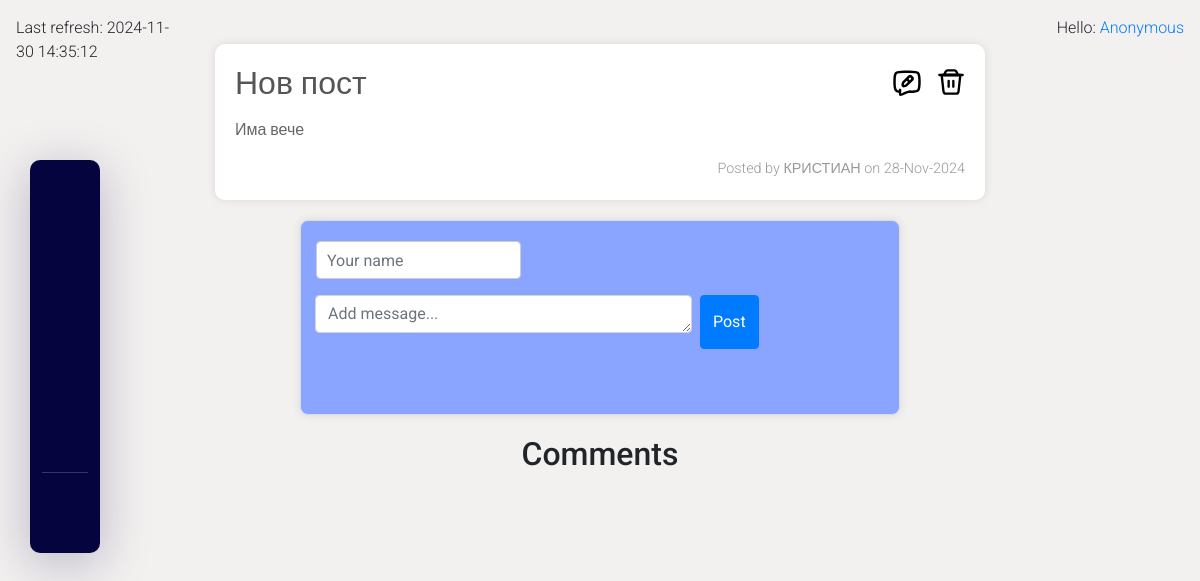
Screenshot of /4/details-post/ with the database file from the repository.
### forumApp/posts/models.py (models this page shows)
class Post(models.Model):
    TITLE_MAX_LENGTH = 100
    title = models.CharField(
        max_length=TITLE_MAX_LENGTH,
    )
    content = models.TextField(
        validators=(
            BadLanguageValidator(),
        )
    )
    author = models.CharField(
        max_length=30
    )
    created_at = models.DateTimeField(
        auto_now_add=True,
    )
    approved = models.BooleanField(
        default=False,
    )
    languages = models.CharField(
        max_length=20,
        choices=LanguageChoice.choices,
        default=LanguageChoice.OTHER,
    )
    image = models.ImageField(
        upload_to='post_images/',
        blank=True,
        null=True,
    )

### forumApp/posts/views.py (the view)
# urls.py: path('details-post/', PostDetailView.as_view(), name='details-post'),
class PostDetailView(DetailView):
    model = Post
    template_name = 'posts/details-post.html'
    def get_context_data(self, **kwargs):
        context = super().get_context_data(**kwargs)
        context['formset'] = CommentFormSet()
        return context
    def post(self, request, *args, **kwargs):
        post = self.get_object()
        formset = CommentFormSet(request.POST or None)
        if formset.is_valid():
            for form in formset:
                if form.cleaned_data:
                    comment = form.save(commit=False)
                    comment.post = post
                    comment.save()
            return redirect('details-post', pk=post.id)
        context = self.get_context_data()
        context['formset'] = formset
        return self.render_to_response(context)

### forumApp/posts/templatetags/current_time.py (called while the page is built)
@register.simple_tag(name='current_time')
def current_time(format_string='%Y-%m-%d %H:%M:%S'):
    return datetime.now().strftime(format_string)

### forumApp/posts/templatetags/markdown_extras.py (called while the page is built)
@register.filter(name='markdown')
def markdown_format(text):
    return mark_safe(markdown.markdown(text))

### templates/posts/details-post.html (shortened to what this page needs)
{% extends 'common/base.html' %}
{% load crispy_forms_filters %}
{% load static %}
{% load markdown_extras %}
{% block content %}
    <div class="posts">
        <div class="post">
            <div class="header">
                <h2>{{ post.title|capfirst }}</h2>
                <div class="icons">
                    <a href="{% url 'edit-post' post.pk %}">
                    </a>
                    <a href="{% url 'delete-post' post.pk %}">
                    </a>
                </div>
            </div>
            {% if not post.content %}
                <p>{% lorem 3 p %}</p>
            {% else %}
                <p>{{ post.content|markdown }}</p>
            {% endif %}
            <div class="post-meta">
                <span>Posted by {{ post.author|default:"anonymous" }} on {{ post.created_at|date:"d-M-Y" }}</span>
            </div>
        </div>
        <form method="post" class="form-inline">
            <div class="input-group">
                {% for form in formset %}
                    <div class="form-row">
                        {{ form.author|as_crispy_field }}
                        <div class="input-group-append">
                            {{ form.content|as_crispy_field }}
                            <button class="btn btn-primary ml-2" type="submit">Post</button>
                        </div>
                    </div>
                {% endfor %}
            </div>
        </form>
        <h2>Comments</h2>
    </div>
{% endblock %}

### static/css/forms.css (style rules this page uses)
form { width: 100%; max-width: 600px; margin: 0 auto; padding: 20px; background-color: #89a5ff; border: 1px solid #ddd; border-radius: 8px; box-shadow: 0 0 10px rgba(0, 0, 0, 0.1); }
form div { margin-bottom: 15px; }
form input[type="text"], form textarea { width: 100%; padding: 10px; font-size: 16px; border: 1px solid #ccc; border-radius: 4px; }
form textarea { resize: vertical; }

### static/css/posts.css (style rules this page uses)
body { font-family: "Roboto", sans-serif; font-weight: 300; font-style: normal; background-color: #f3f0f0; margin: 0; padding: 0; }
.posts { margin-top: 20px; display: flex; flex-direction: column; gap: 20px; }
.post { padding: 20px; border-radius: 10px; background-color: #ffffff; box-shadow: 0 0 10px rgba(0, 0, 0, 0.1); }
.post .header { display: flex; justify-content: space-between; }
.post h2 { margin: 0; color: #555; text-align: left; }
.post p { color: #666; text-align: left; }
.post-meta { margin-top: 10px; display: flex; justify-content: end; font-size: 0.9em; color: #999; }
.post .icons { display: flex; gap: 10px; align-items: center; justify-content: flex-end; }
.post .icons a { text-decoration: none; color: black; }

### static/css/nav.css (style rules this page uses)
*, *:after, *:before { box-sizing: border-box; }

### rows the page displays
Post: title "Нов пост", content "Има вече", author "КРИСТИАН", created_at "28-Nov-2024"
